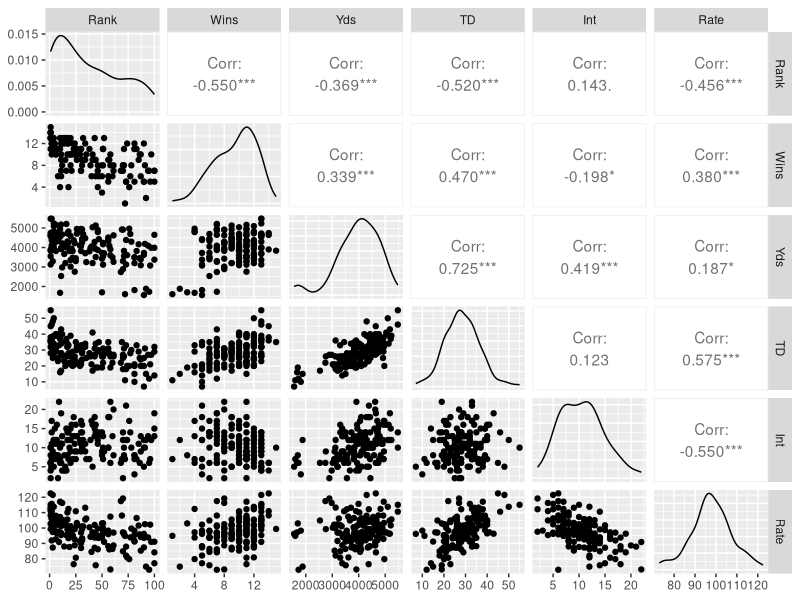
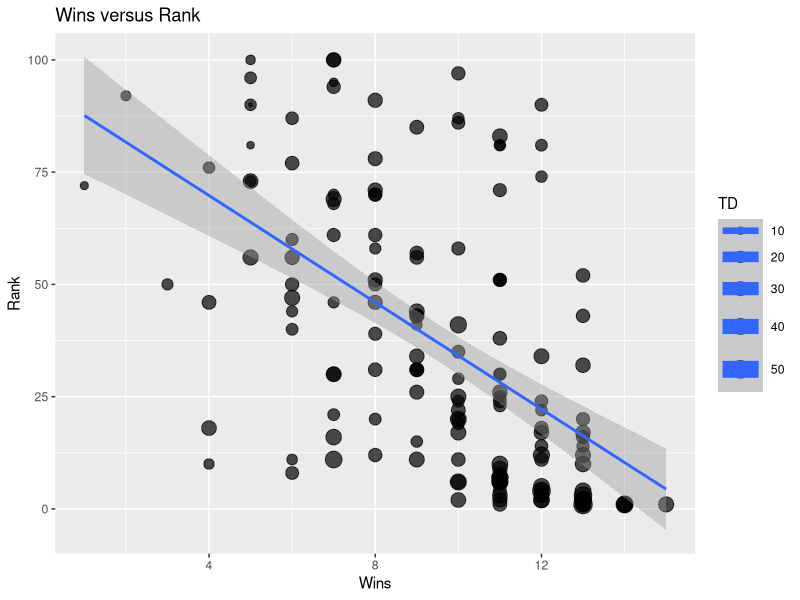
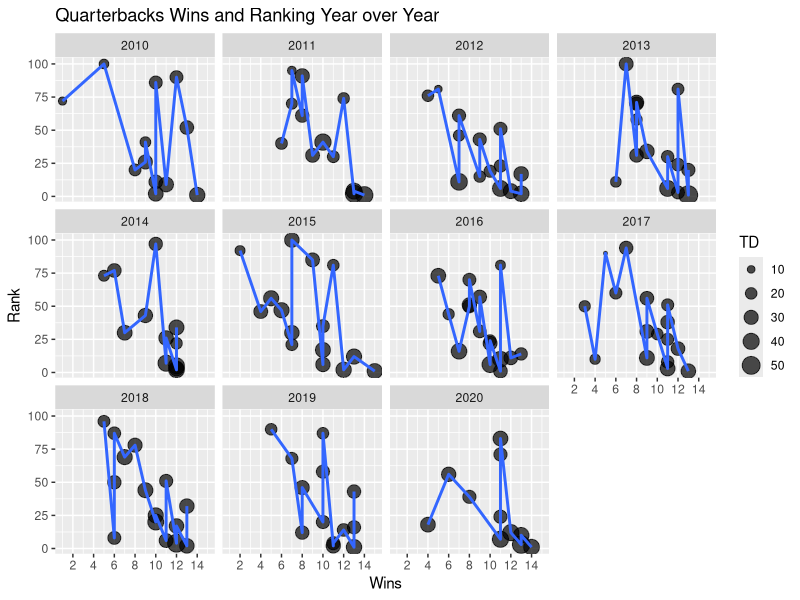
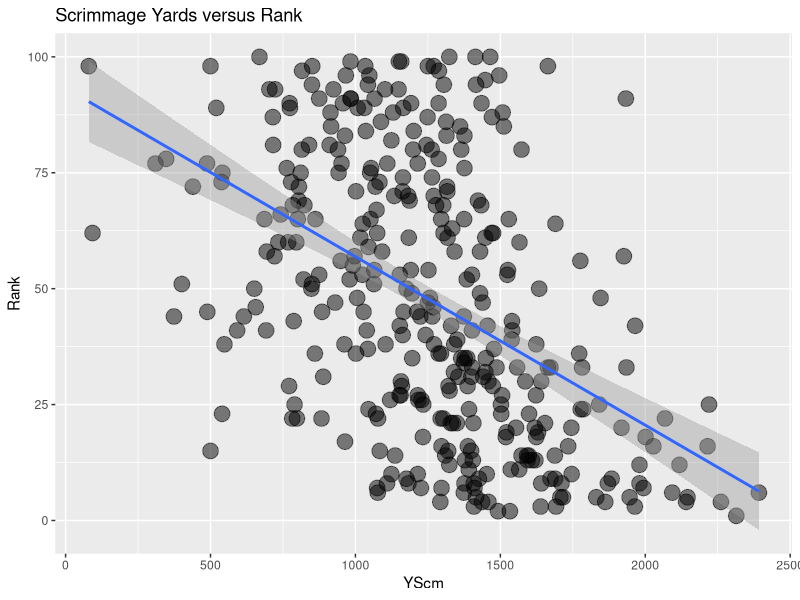
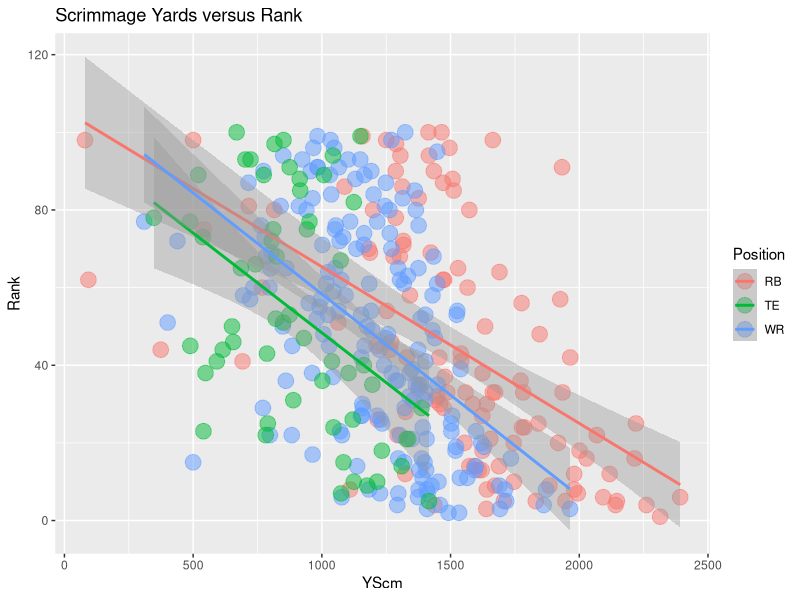
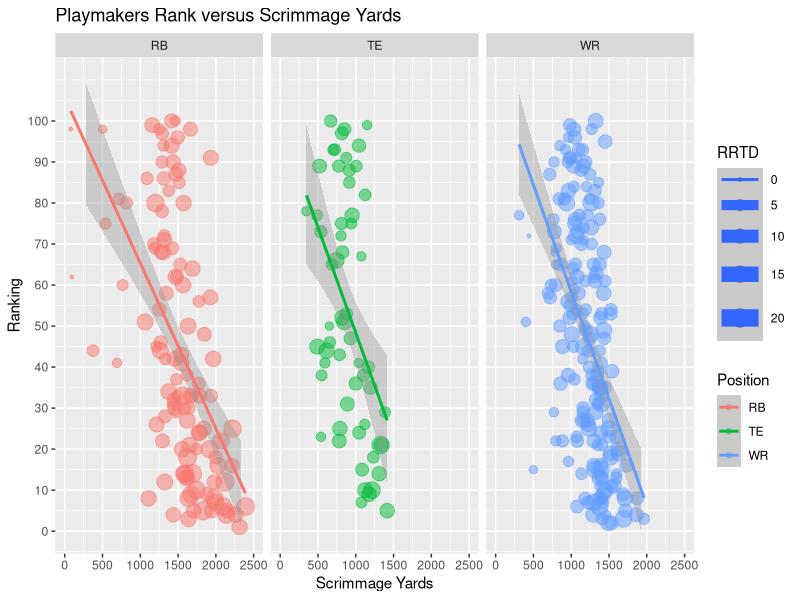

Write R code to recreate these figures, in order.
## ---- chunk 1
# The following code is a basic setup for your document
# You won't have to edit it (unless you want to!)
knitr::opts_chunk$set(echo = TRUE, eval = TRUE, fig.align = "center", warning = F, message = F, R.options=list(max.print=100, dplyr.print_max=100))
## ---- chunk 2
# Call the tidyverse and knitr package
library(tidyverse)
library(knitr)
## ---- chunk 3
# read in data of rankings and statistics
untidy_rankings <- read.csv("Ranking.csv")
qb_stats <- read.csv("qb_stats.csv")
rb_stats <- read.csv("rb_stats.csv")
te_stats <- read.csv("te_stats.csv")
wr_stats <- read.csv("wr_stats.csv")
def_stats <- read.csv("def_stats.csv")

head(untidy_rankings,10) # see first 10 rows of the rankings dataset
## ---- chunk 4
# Pivot longer to have each row represent an observation
untidy_rankings %>% pivot_longer(cols = c("X2010":"X2020"),
                          names_to = "Year",
                          values_to = "rank_team_pos")
## ---- chunk 5
# Separate rank_team_pos into three separate columns 
untidy_rankings %>% pivot_longer(cols = c("X2010":"X2020"),
                          names_to = "Year",
                          values_to = "rank_team_pos") %>%
  separate(rank_team_pos, into = (c("Rank","Team","Position")), convert = T)
## ---- chunk 6
# Clean Year column, remove unnecessary columns, and drop NA values
untidy_rankings %>% pivot_longer(cols = c("X2010":"X2020"),
                          names_to = "Year",
                          values_to = "rank_team_pos") %>%
  separate(rank_team_pos, into = (c("Rank","Team","Position")), convert = T) %>%
  separate(Year, into = (c("x1","Year")), sep = (1:1), convert = T) %>%
  select(-X, - x1) %>% drop_na()
## ---- chunk 7
# sort values by Year and rank
# Add new column "Points" as a way to quantify ranking (higher rank equates to more points)
# save to new dataframe: rankings
rankings <- untidy_rankings %>% pivot_longer(cols = c("X2010":"X2020"),
                          names_to = "Year",
                          values_to = "rank_team_pos") %>%
  separate(rank_team_pos, into = (c("Rank","Team","Position")), convert = T) %>%
  separate(Year, into = (c("x1","Year")), sep = (1:1), convert = T) %>%
  select(-X, - x1) %>% drop_na() %>%
  arrange(Year, Rank) %>%
  mutate(Points = 101- Rank)

rankings
## ---- chunk 8
playmakers <- rbind(rb_stats, wr_stats, te_stats) %>% select(-X)
# We can merge these three together as their attributes/columns are the exact same
playmakers %>% head(10)
## ---- chunk 9
# count number of rows of each dataset before joining together
qb_stats %>% nrow()
playmakers %>% nrow()
def_stats %>% nrow()
rankings %>% nrow()
## ---- chunk 10
qb_rank_stats <- qb_stats %>% inner_join(rankings, by = c("Player", "Year"))

playmakers_rank_stats <- playmakers %>% 
  inner_join(rankings, by = c("Player", "Year"))
# have to add more IDs to join on for playmakers since it's already a merged dataset so they have overlapping columns

def_rank_stats <- def_stats %>% inner_join(rankings, by = c("Player", "Year"))
# We use inner join as we want in the updated dataset only the players that are in both their player statistic and ranking statistic
## ---- chunk 11
# count number of rows now with joined data to see how many rows were dropped
qb_rank_stats %>% nrow()
playmakers_rank_stats %>% nrow()
def_rank_stats %>% nrow()
## ---- chunk 12
rankings <- rankings %>% 
  mutate(Top_10 = ifelse(Rank <= 10, T, F)) # create new column if rank is less than or equal to 10
rankings %>% head(10)
## ---- chunk 13
rankings %>% group_by(Player) %>% # group by player
  filter(Top_10 == T) %>% # look at only players in the top 10 each year
  summarize(n = n()) %>% # count number of occurrences
  arrange(-n) %>% # sort by n descending 
  head(10) %>% # display top 10
  kable("simple") # display through kable
## ---- chunk 14
qb_metrics <- c("Player", "Year", "Rank", "Team", "Wins", "Yds", "TD", "Int", "Rate")
# vector of specific stats to look at

# recreate qb_Rank_stats with the "Top_10" column
qb_rank_stats <- qb_stats %>% 
  inner_join(rankings, by = c("Player", "Year"))

qb_rank_stats %>% 
  group_by(Top_10) %>% # group by top 10 vs not
  select(qb_metrics) %>% # select the specific columns
  summarize_all(mean) %>%  # get the average of each column
  summarize_all(diff) %>% # find difference of Top 10 vs non top 10
  kable("simple") # format with kable
## ---- chunk 15
# vector of metrics to look at
playmakers_metrics <- c("Player", "Year", "Team", "Position", "Rank", "Rush",
                        "Rush.Yds", "Rush.TD", "Rec", "Rec.Yds", "Rec.TD",
                        "YScm", "RRTD")

# recreate joined data with "Top 10" column
playmakers_rank_stats <- playmakers_rank_stats %>%
  select(playmakers_metrics) %>%
  mutate(Top_10 = ifelse(Rank <=10, T, F))

playmakers_rank_stats %>% 
  select(playmakers_metrics, Top_10) %>% # select metrics columns
  group_by(Top_10) %>% # group by True and False
  summarize_all(mean) %>% # get mean of each column
  summarise_all(diff) # find difference of each column
## ---- chunk 16
# do the same thing as the last code cell but group by position as well
playmakers_rank_stats %>% 
  select(playmakers_metrics, Top_10) %>%
  group_by(Position, Top_10) %>% summarize_all(mean) %>% 
  summarise_all(diff)
## ---- chunk 17
# add Top 10 column
def_rank_stats <- def_rank_stats %>% mutate(Top_10 = ifelse(Rank <= 10, T, F))

def_rank_stats %>% 
  group_by(Position, Top_10) %>%  # group by position and by True and False
  summarize_all(mean) %>% # find mean of each column
  summarize_all(diff) # find difference of each column
## ---- chunk 18
library(GGally)
qb_rank_stats %>% 
  select(qb_metrics, -Player, -Team, -Year) %>% # only quantitative variables
  ggpairs() # create correlation matrix
## ---- chunk 19
qb_rank_stats %>% 
  select(qb_metrics, -Player, -Team) %>% # same selection
  ggplot(aes(x = Wins, y = Rank, size = TD)) + # set variables
  geom_point(alpha = 0.7) + # reduce opacity of points
  geom_smooth(method = "lm") + # add line of best fit
  labs(title = "Wins versus Rank") # add title
## ---- chunk 20
qb_rank_stats %>% 
  select(qb_metrics, -Player, -Team) %>% # select same columns
  ggplot(aes(x = Wins, y = Rank, size = TD)) + # set variables
  geom_point(alpha = 0.7) + # reduce opacity 
  geom_smooth(stat = "identity", size = 1) + # add connecting line and make thinner
  labs(title = "Quarterbacks Wins and Ranking Year over Year") + # add title
  scale_x_continuous(n.breaks = 8) + # make 8 breaks for x acis
  facet_wrap("Year") # facet by year
## ---- chunk 21
playmakers_rank_stats %>%
  ggplot(aes(x = YScm, y = Rank)) + # set plot variables
  geom_point(alpha = 0.5, size = 5) + # reduce point opacity
  geom_smooth(method = "lm") + # add line of best fit
  labs(title = "Scrimmage Yards versus Rank")
## ---- chunk 22
playmakers_rank_stats %>%
  ggplot(aes(x = YScm, y = Rank, color = Position)) + # set color as position
  geom_point(alpha = 0.5, size = 5) + # reduce opacity
  geom_smooth(method = "lm") + # add line of best fit
  labs(title = "Scrimmage Yards versus Rank") # add title 
## ---- chunk 23
playmakers_rank_stats %>%
  ggplot(aes(x = YScm, y = Rank, color = Position, size = RRTD)) +  # set variables
  geom_point(alpha = 0.5) + # reduce opacity and size
  geom_smooth(method = "lm") + # add line of best fit
  scale_y_continuous(breaks = c(0, 10, 20, 30, 40, 50, 60, 70, 80, 90, 100),#set y axis
                     limits = c(0, 110)) + # set y limits
  scale_x_continuous(n.breaks = 2500/500, limit = c(0, 2500)) + # set x axis and limits
  labs(title = "Playmakers Rank versus Scrimmage Yards", # add title and axis labels
       x = "Scrimmage Yards", y = "Ranking") + facet_wrap("Position")
